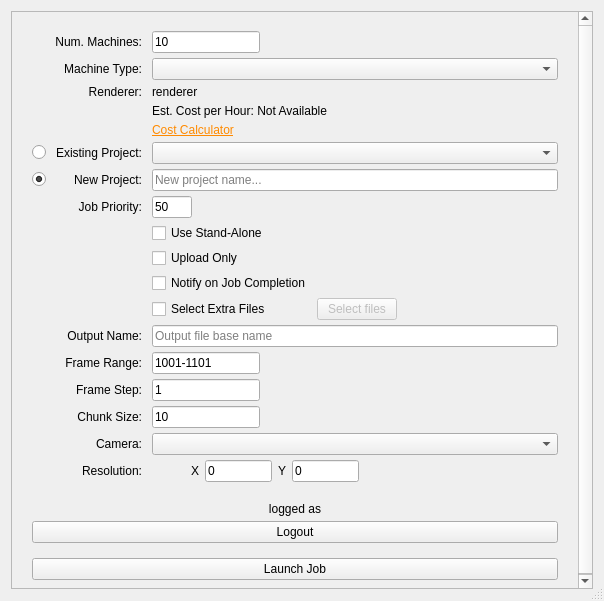
<?xml version="1.0" encoding="UTF-8"?>
<ui version="4.0">
 <class>SubmitDialog</class>
 <widget class="QDialog" name="SubmitDialog">
  <property name="geometry">
   <rect>
    <x>0</x>
    <y>0</y>
    <width>604</width>
    <height>601</height>
   </rect>
  </property>
  <property name="sizePolicy">
   <sizepolicy hsizetype="Fixed" vsizetype="Expanding">
    <horstretch>0</horstretch>
    <verstretch>0</verstretch>
   </sizepolicy>
  </property>
  <property name="minimumSize">
   <size>
    <width>527</width>
    <height>0</height>
   </size>
  </property>
  <property name="maximumSize">
   <size>
    <width>1550</width>
    <height>1070</height>
   </size>
  </property>
  <property name="windowTitle">
   <string>Dialog</string>
  </property>
  <property name="sizeGripEnabled">
   <bool>true</bool>
  </property>
  <layout class="QVBoxLayout" name="verticalLayout">
   <property name="bottomMargin">
    <number>12</number>
   </property>
   <item>
    <widget class="QScrollArea" name="scrollArea">
     <property name="sizePolicy">
      <sizepolicy hsizetype="Expanding" vsizetype="Expanding">
       <horstretch>0</horstretch>
       <verstretch>0</verstretch>
      </sizepolicy>
     </property>
     <property name="horizontalScrollBarPolicy">
      <enum>Qt::ScrollBarAlwaysOff</enum>
     </property>
     <property name="widgetResizable">
      <bool>true</bool>
     </property>
     <widget class="QWidget" name="scrollAreaWidgetContents">
      <property name="geometry">
       <rect>
        <x>0</x>
        <y>0</y>
        <width>567</width>
        <height>591</height>
       </rect>
      </property>
      <property name="sizePolicy">
       <sizepolicy hsizetype="Expanding" vsizetype="Expanding">
        <horstretch>0</horstretch>
        <verstretch>0</verstretch>
       </sizepolicy>
      </property>
      <property name="minimumSize">
       <size>
        <width>493</width>
        <height>0</height>
       </size>
      </property>
      <layout class="QVBoxLayout" name="verticalLayout_2">
       <property name="spacing">
        <number>10</number>
       </property>
       <property name="leftMargin">
        <number>20</number>
       </property>
       <property name="rightMargin">
        <number>20</number>
       </property>
       <item>
        <layout class="QGridLayout" name="main_layout">
         <property name="topMargin">
          <number>10</number>
         </property>
         <property name="bottomMargin">
          <number>10</number>
         </property>
         <property name="verticalSpacing">
          <number>5</number>
         </property>
         <item row="6" column="0">
          <layout class="QHBoxLayout" name="horizontalLayout_8">
           <item>
            <widget class="QRadioButton" name="new_project">
             <property name="enabled">
              <bool>true</bool>
             </property>
             <property name="layoutDirection">
              <enum>Qt::LeftToRight</enum>
             </property>
             <property name="text">
              <string/>
             </property>
             <property name="checked">
              <bool>true</bool>
             </property>
            </widget>
           </item>
           <item>
            <spacer name="horizontalSpacer_3">
             <property name="orientation">
              <enum>Qt::Horizontal</enum>
             </property>
             <property name="sizeType">
              <enum>QSizePolicy::Maximum</enum>
             </property>
             <property name="sizeHint" stdset="0">
              <size>
               <width>10</width>
               <height>20</height>
              </size>
             </property>
            </spacer>
           </item>
           <item>
            <widget class="QLabel" name="label_4">
             <property name="text">
              <string>New Project:</string>
             </property>
            </widget>
           </item>
          </layout>
         </item>
         <item row="11" column="1">
          <widget class="QFrame" name="extra_assets_frame">
           <property name="sizePolicy">
            <sizepolicy hsizetype="Fixed" vsizetype="Fixed">
             <horstretch>0</horstretch>
             <verstretch>0</verstretch>
            </sizepolicy>
           </property>
           <property name="minimumSize">
            <size>
             <width>0</width>
             <height>0</height>
            </size>
           </property>
           <property name="frameShape">
            <enum>QFrame::NoFrame</enum>
           </property>
           <property name="frameShadow">
            <enum>QFrame::Plain</enum>
           </property>
           <property name="lineWidth">
            <number>0</number>
           </property>
           <layout class="QHBoxLayout" name="horizontalLayout_2">
            <property name="leftMargin">
             <number>0</number>
            </property>
            <property name="topMargin">
             <number>0</number>
            </property>
            <property name="rightMargin">
             <number>0</number>
            </property>
            <property name="bottomMargin">
             <number>0</number>
            </property>
            <item>
             <widget class="QCheckBox" name="sync_extra_assets">
              <property name="text">
               <string>Select Extra Files</string>
              </property>
             </widget>
            </item>
            <item>
             <spacer name="horizontalSpacer_8">
              <property name="orientation">
               <enum>Qt::Horizontal</enum>
              </property>
              <property name="sizeHint" stdset="0">
               <size>
                <width>40</width>
                <height>20</height>
               </size>
              </property>
             </spacer>
            </item>
            <item>
             <widget class="QPushButton" name="select_files">
              <property name="enabled">
               <bool>false</bool>
              </property>
              <property name="sizePolicy">
               <sizepolicy hsizetype="MinimumExpanding" vsizetype="Fixed">
                <horstretch>0</horstretch>
                <verstretch>0</verstretch>
               </sizepolicy>
              </property>
              <property name="text">
               <string>Select files</string>
              </property>
              <property name="iconSize">
               <size>
                <width>16</width>
                <height>16</height>
               </size>
              </property>
             </widget>
            </item>
           </layout>
           <zorder>sync_extra_assets</zorder>
           <zorder>select_files</zorder>
           <zorder>horizontalSpacer_8</zorder>
          </widget>
         </item>
         <item row="7" column="1">
          <layout class="QHBoxLayout" name="horizontalLayout_4">
           <item>
            <widget class="QLineEdit" name="priority">
             <property name="maximumSize">
              <size>
               <width>40</width>
               <height>16777215</height>
              </size>
             </property>
             <property name="text">
              <string>50</string>
             </property>
            </widget>
           </item>
           <item>
            <spacer name="horizontalSpacer_4">
             <property name="orientation">
              <enum>Qt::Horizontal</enum>
             </property>
             <property name="sizeHint" stdset="0">
              <size>
               <width>40</width>
               <height>20</height>
              </size>
             </property>
            </spacer>
           </item>
          </layout>
         </item>
         <item row="10" column="1">
          <layout class="QHBoxLayout" name="horizontalLayout_6">
           <item>
            <widget class="QCheckBox" name="notify_complete">
             <property name="sizePolicy">
              <sizepolicy hsizetype="Preferred" vsizetype="Fixed">
               <horstretch>0</horstretch>
               <verstretch>0</verstretch>
              </sizepolicy>
             </property>
             <property name="toolTip">
              <string>Zync will send you an email when this job completes, or if it fails.</string>
             </property>
             <property name="text">
              <string>Notify on Job Completion</string>
             </property>
            </widget>
           </item>
          </layout>
         </item>
         <item row="15" column="1">
          <widget class="QLineEdit" name="chunk_size">
           <property name="sizePolicy">
            <sizepolicy hsizetype="Maximum" vsizetype="Fixed">
             <horstretch>0</horstretch>
             <verstretch>0</verstretch>
            </sizepolicy>
           </property>
           <property name="text">
            <string>10</string>
           </property>
          </widget>
         </item>
         <item row="12" column="0">
          <widget class="QLabel" name="label_5">
           <property name="text">
            <string>Output Name:</string>
           </property>
           <property name="alignment">
            <set>Qt::AlignRight|Qt::AlignTrailing|Qt::AlignVCenter</set>
           </property>
          </widget>
         </item>
         <item row="1" column="0">
          <widget class="QLabel" name="label_3">
           <property name="text">
            <string>Machine Type:</string>
           </property>
           <property name="alignment">
            <set>Qt::AlignRight|Qt::AlignTrailing|Qt::AlignVCenter</set>
           </property>
          </widget>
         </item>
         <item row="12" column="1">
          <widget class="QLineEdit" name="output_name">
           <property name="placeholderText">
            <string>Output file base name</string>
           </property>
          </widget>
         </item>
         <item row="7" column="0">
          <widget class="QLabel" name="label_17">
           <property name="maximumSize">
            <size>
             <width>16777215</width>
             <height>16777215</height>
            </size>
           </property>
           <property name="text">
            <string>Job Priority:</string>
           </property>
           <property name="alignment">
            <set>Qt::AlignRight|Qt::AlignTrailing|Qt::AlignVCenter</set>
           </property>
          </widget>
         </item>
         <item row="0" column="0">
          <widget class="QLabel" name="label_2">
           <property name="maximumSize">
            <size>
             <width>16777215</width>
             <height>16777215</height>
            </size>
           </property>
           <property name="text">
            <string>Num. Machines:</string>
           </property>
           <property name="textFormat">
            <enum>Qt::AutoText</enum>
           </property>
           <property name="scaledContents">
            <bool>false</bool>
           </property>
           <property name="alignment">
            <set>Qt::AlignRight|Qt::AlignTrailing|Qt::AlignVCenter</set>
           </property>
           <property name="wordWrap">
            <bool>false</bool>
           </property>
           <property name="openExternalLinks">
            <bool>false</bool>
           </property>
           <property name="textInteractionFlags">
            <set>Qt::LinksAccessibleByMouse</set>
           </property>
          </widget>
         </item>
         <item row="17" column="1">
          <layout class="QHBoxLayout" name="horizontalLayout">
           <property name="spacing">
            <number>6</number>
           </property>
           <property name="sizeConstraint">
            <enum>QLayout::SetDefaultConstraint</enum>
           </property>
           <item>
            <spacer name="horizontalSpacer_2">
             <property name="orientation">
              <enum>Qt::Horizontal</enum>
             </property>
             <property name="sizeHint" stdset="0">
              <size>
               <width>80</width>
               <height>20</height>
              </size>
             </property>
            </spacer>
           </item>
           <item>
            <widget class="QLabel" name="label_15">
             <property name="text">
              <string>X</string>
             </property>
             <property name="alignment">
              <set>Qt::AlignRight|Qt::AlignTrailing|Qt::AlignVCenter</set>
             </property>
            </widget>
           </item>
           <item>
            <widget class="QLineEdit" name="x_resolution">
             <property name="sizePolicy">
              <sizepolicy hsizetype="Preferred" vsizetype="Fixed">
               <horstretch>0</horstretch>
               <verstretch>0</verstretch>
              </sizepolicy>
             </property>
             <property name="text">
              <string>0</string>
             </property>
            </widget>
           </item>
           <item>
            <widget class="QLabel" name="label_16">
             <property name="text">
              <string>Y</string>
             </property>
             <property name="alignment">
              <set>Qt::AlignRight|Qt::AlignTrailing|Qt::AlignVCenter</set>
             </property>
            </widget>
           </item>
           <item>
            <widget class="QLineEdit" name="y_resolution">
             <property name="sizePolicy">
              <sizepolicy hsizetype="Preferred" vsizetype="Fixed">
               <horstretch>0</horstretch>
               <verstretch>0</verstretch>
              </sizepolicy>
             </property>
             <property name="text">
              <string>0</string>
             </property>
            </widget>
           </item>
           <item>
            <spacer name="horizontalSpacer_5">
             <property name="orientation">
              <enum>Qt::Horizontal</enum>
             </property>
             <property name="sizeHint" stdset="0">
              <size>
               <width>240</width>
               <height>20</height>
              </size>
             </property>
            </spacer>
           </item>
          </layout>
         </item>
         <item row="13" column="0">
          <widget class="QLabel" name="frange_label">
           <property name="text">
            <string>Frame Range:</string>
           </property>
           <property name="alignment">
            <set>Qt::AlignRight|Qt::AlignTrailing|Qt::AlignVCenter</set>
           </property>
          </widget>
         </item>
         <item row="14" column="1">
          <widget class="QLineEdit" name="frame_step">
           <property name="sizePolicy">
            <sizepolicy hsizetype="Maximum" vsizetype="Fixed">
             <horstretch>0</horstretch>
             <verstretch>0</verstretch>
            </sizepolicy>
           </property>
           <property name="text">
            <string>1</string>
           </property>
          </widget>
         </item>
         <item row="3" column="1">
          <widget class="QLabel" name="estimated_cost">
           <property name="sizePolicy">
            <sizepolicy hsizetype="Fixed" vsizetype="Fixed">
             <horstretch>0</horstretch>
             <verstretch>0</verstretch>
            </sizepolicy>
           </property>
           <property name="text">
            <string>Est. Cost per Hour: Not Available</string>
           </property>
          </widget>
         </item>
         <item row="5" column="1">
          <widget class="QComboBox" name="existing_project_names"/>
         </item>
         <item row="14" column="0">
          <widget class="QLabel" name="label_8">
           <property name="text">
            <string>Frame Step:</string>
           </property>
           <property name="alignment">
            <set>Qt::AlignRight|Qt::AlignTrailing|Qt::AlignVCenter</set>
           </property>
          </widget>
         </item>
         <item row="6" column="1">
          <widget class="QLineEdit" name="new_project_name">
           <property name="placeholderText">
            <string>New project name...</string>
           </property>
          </widget>
         </item>
         <item row="0" column="1">
          <widget class="QLineEdit" name="instance_count">
           <property name="sizePolicy">
            <sizepolicy hsizetype="Fixed" vsizetype="Fixed">
             <horstretch>0</horstretch>
             <verstretch>0</verstretch>
            </sizepolicy>
           </property>
           <property name="minimumSize">
            <size>
             <width>40</width>
             <height>0</height>
            </size>
           </property>
           <property name="baseSize">
            <size>
             <width>40</width>
             <height>0</height>
            </size>
           </property>
           <property name="text">
            <string>10</string>
           </property>
          </widget>
         </item>
         <item row="16" column="0">
          <widget class="QLabel" name="label_10">
           <property name="text">
            <string>Camera:</string>
           </property>
           <property name="alignment">
            <set>Qt::AlignRight|Qt::AlignTrailing|Qt::AlignVCenter</set>
           </property>
          </widget>
         </item>
         <item row="2" column="0">
          <widget class="QLabel" name="label_6">
           <property name="text">
            <string>Renderer:</string>
           </property>
           <property name="alignment">
            <set>Qt::AlignRight|Qt::AlignTrailing|Qt::AlignVCenter</set>
           </property>
          </widget>
         </item>
         <item row="9" column="1">
          <layout class="QHBoxLayout" name="horizontalLayout_9">
           <property name="spacing">
            <number>6</number>
           </property>
           <property name="topMargin">
            <number>0</number>
           </property>
           <item>
            <widget class="QCheckBox" name="upload_only">
             <property name="sizePolicy">
              <sizepolicy hsizetype="Preferred" vsizetype="Fixed">
               <horstretch>0</horstretch>
               <verstretch>0</verstretch>
              </sizepolicy>
             </property>
             <property name="text">
              <string>Upload Only</string>
             </property>
            </widget>
           </item>
          </layout>
         </item>
         <item row="5" column="0">
          <layout class="QHBoxLayout" name="horizontalLayout_3">
           <item>
            <widget class="QRadioButton" name="existing_project">
             <property name="text">
              <string/>
             </property>
             <property name="checked">
              <bool>false</bool>
             </property>
            </widget>
           </item>
           <item>
            <spacer name="horizontalSpacer">
             <property name="orientation">
              <enum>Qt::Horizontal</enum>
             </property>
             <property name="sizeType">
              <enum>QSizePolicy::Minimum</enum>
             </property>
             <property name="sizeHint" stdset="0">
              <size>
               <width>10</width>
               <height>20</height>
              </size>
             </property>
            </spacer>
           </item>
           <item>
            <widget class="QLabel" name="label">
             <property name="text">
              <string>Existing Project:</string>
             </property>
            </widget>
           </item>
          </layout>
         </item>
         <item row="17" column="0">
          <widget class="QLabel" name="label_12">
           <property name="text">
            <string>Resolution:</string>
           </property>
           <property name="alignment">
            <set>Qt::AlignRight|Qt::AlignTrailing|Qt::AlignVCenter</set>
           </property>
          </widget>
         </item>
         <item row="15" column="0">
          <widget class="QLabel" name="label_9">
           <property name="text">
            <string>Chunk Size:</string>
           </property>
           <property name="alignment">
            <set>Qt::AlignRight|Qt::AlignTrailing|Qt::AlignVCenter</set>
           </property>
          </widget>
         </item>
         <item row="1" column="1">
          <widget class="QComboBox" name="instance_types">
           <property name="sizePolicy">
            <sizepolicy hsizetype="Expanding" vsizetype="Fixed">
             <horstretch>0</horstretch>
             <verstretch>0</verstretch>
            </sizepolicy>
           </property>
          </widget>
         </item>
         <item row="16" column="1">
          <widget class="QComboBox" name="camera_names"/>
         </item>
         <item row="4" column="1">
          <widget class="QLabel" name="label_7">
           <property name="sizePolicy">
            <sizepolicy hsizetype="Fixed" vsizetype="Fixed">
             <horstretch>0</horstretch>
             <verstretch>0</verstretch>
            </sizepolicy>
           </property>
           <property name="text">
            <string>&lt;a style=&quot;color:#ff8a00;&quot; href=&quot;http://zync.cloudpricingcalculator.appspot.com&quot;&gt;Cost Calculator&lt;/a&gt;</string>
           </property>
           <property name="textFormat">
            <enum>Qt::RichText</enum>
           </property>
           <property name="openExternalLinks">
            <bool>true</bool>
           </property>
           <property name="textInteractionFlags">
            <set>Qt::TextBrowserInteraction</set>
           </property>
          </widget>
         </item>
         <item row="13" column="1">
          <widget class="QLineEdit" name="frame_range">
           <property name="sizePolicy">
            <sizepolicy hsizetype="Maximum" vsizetype="Fixed">
             <horstretch>0</horstretch>
             <verstretch>0</verstretch>
            </sizepolicy>
           </property>
           <property name="text">
            <string>1001-1101</string>
           </property>
          </widget>
         </item>
         <item row="2" column="1">
          <widget class="QLabel" name="renderer_name">
           <property name="text">
            <string>renderer</string>
           </property>
          </widget>
         </item>
         <item row="8" column="1">
          <widget class="QCheckBox" name="use_standalone">
           <property name="text">
            <string>Use Stand-Alone</string>
           </property>
          </widget>
         </item>
        </layout>
       </item>
       <item>
        <layout class="QHBoxLayout" name="submit_layout">
         <property name="spacing">
          <number>0</number>
         </property>
         <property name="leftMargin">
          <number>0</number>
         </property>
         <property name="topMargin">
          <number>0</number>
         </property>
        </layout>
       </item>
       <item>
        <layout class="QVBoxLayout" name="verticalLayout_3">
         <property name="spacing">
          <number>5</number>
         </property>
         <item>
          <widget class="QLabel" name="logged_as">
           <property name="text">
            <string>logged as</string>
           </property>
           <property name="alignment">
            <set>Qt::AlignCenter</set>
           </property>
          </widget>
         </item>
         <item>
          <widget class="QPushButton" name="logout">
           <property name="text">
            <string>Logout</string>
           </property>
          </widget>
         </item>
        </layout>
       </item>
       <item>
        <spacer name="verticalSpacer_2">
         <property name="orientation">
          <enum>Qt::Vertical</enum>
         </property>
         <property name="sizeType">
          <enum>QSizePolicy::MinimumExpanding</enum>
         </property>
         <property name="sizeHint" stdset="0">
          <size>
           <width>20</width>
           <height>5</height>
          </size>
         </property>
        </spacer>
       </item>
       <item>
        <widget class="QPushButton" name="submit">
         <property name="sizePolicy">
          <sizepolicy hsizetype="MinimumExpanding" vsizetype="Fixed">
           <horstretch>0</horstretch>
           <verstretch>0</verstretch>
          </sizepolicy>
         </property>
         <property name="text">
          <string>Launch Job</string>
         </property>
         <property name="autoDefault">
          <bool>false</bool>
         </property>
        </widget>
       </item>
       <item>
        <spacer name="verticalSpacer">
         <property name="orientation">
          <enum>Qt::Vertical</enum>
         </property>
         <property name="sizeHint" stdset="0">
          <size>
           <width>20</width>
           <height>40</height>
          </size>
         </property>
        </spacer>
       </item>
      </layout>
     </widget>
    </widget>
   </item>
  </layout>
 </widget>
 <tabstops>
  <tabstop>scrollArea</tabstop>
  <tabstop>new_project_name</tabstop>
  <tabstop>priority</tabstop>
  <tabstop>output_name</tabstop>
  <tabstop>frame_range</tabstop>
  <tabstop>chunk_size</tabstop>
  <tabstop>camera_names</tabstop>
  <tabstop>x_resolution</tabstop>
  <tabstop>y_resolution</tabstop>
 </tabstops>
 <resources/>
 <connections/>
</ui>
